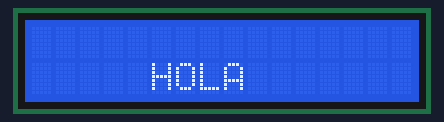
A program run on a simulated ATmega2560, built with avr-gcc and emulated at 16 MHz. On the bench: 16×2 character LCD. Wiring (inferred from the names in the program): character LCD (HD44780): RS PA0; R/W PA1; E PA2; data PC0, PC1, PC2, PC3, PC4, PC5, PC6, PC7. At 1.6 s the program stops and its outputs stay as they are.

Above: at 0.71 s.
At 1.15 s:
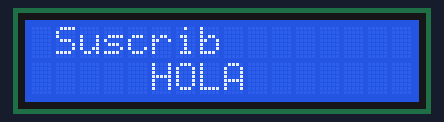
At 1.6 s:
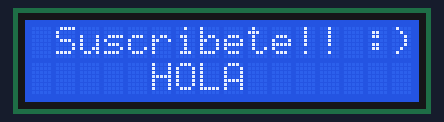

The program:

main.c
```c
/*
 * LCD_8bits.c
 *
 * Created: 8/10/2020 15:22:02
 * Author : Wels
 */
#define F_CPU 16000000UL

#include <avr/io.h>
#include <util/delay.h>

#define LCD_DATA PORTC
#define E_pin  PA2
#define RW_pin PA1
#define RS_pin PA0

void LCD_Init(void);
void LCD_Caracter(unsigned char	data);
void LCD_Comando(unsigned char cmd);
void LCD_XY(int x, int y);
void LCD_Cadena(char *dat);

int main(void)
{
	LCD_Init();
	LCD_XY(1,5);
	LCD_Caracter('H');
	LCD_Caracter('O');
	LCD_Caracter('L');
	LCD_Caracter('A');
	_delay_ms(100);
	LCD_XY(0,0);
	LCD_Cadena(" Suscribete!! :)");
    while (1)
    {
    }
}

void LCD_Init(void){
	DDRC = 0xFF;// PUERTO C SALIDA
	DDRA = 0x07;// PA0 PA1 PA2 SALIDA
	_delay_ms(15);
	LCD_Comando(0X30);
	_delay_ms(1);
	LCD_Comando(0X30);
	_delay_ms(1);
	LCD_Comando(0X30);
	_delay_ms(1);
	LCD_Comando(0X38); // LINEAS 5X8
	_delay_ms(1);
	LCD_Comando(0X0C); // DISPLAY ON
	_delay_ms(1);
	LCD_Comando(0X01); // LIMPIAR LCD
	_delay_ms(1);
	LCD_Comando(0X06); // DDRAM
	_delay_ms(1);
}

void LCD_Comando(unsigned char cmd){
	LCD_DATA = cmd;//cmd = 0x30
	//RS = 0 COMANDO - RW = 0 ESCRITURA - E = 1
	PORTA = (((1<<E_pin) | ~(1<<RS_pin)) & ~(1<<RW_pin));
	/*
		(1<<E_pin) -> PA2 1  0B00000100 |
	   ~(1<<RW_pin) -> PA1 1 0B11111101
							 0B11111101 &
	   ~(1<<RS_pin) -> PA0 1 0B11111110
							 0B11111100
	*/
	_delay_ms(1);
	PORTA &= ~(1<<E_pin);
	_delay_ms(50);
}

void LCD_Caracter(unsigned char	data){
	LCD_DATA = data;
	//RS = 1 CARACTER - RW = 0 ESCRITURA - E = 1
	PORTA = (((1<<E_pin) | (1<<RS_pin)) & ~(1<<RW_pin));
	/*
		(1<<E_pin) ->  1  0B00000100 |
	    (1<<RS_pin) ->  1 0B00000001
						  0B00000101
	   ~(1<<RW_pin) ->  1 0B11111101 &
						  0B00000101
	*/
	_delay_ms(1);
	PORTA &= ~(1<<E_pin);
	_delay_ms(50);
}

void LCD_XY(int x, int y){
	//LINEA 1 0X80
	//LINEA 2 0XC0
	if(	x > 0){
		LCD_Comando(0xC0+y);
	}
	else{
		LCD_Comando(0x80+y);
	}
}

void LCD_Cadena(char *dat){
	//*dat = "hola\0"
	// dat++
	while(*dat != '\0'){
		LCD_Caracter(*dat);
		dat++;
	}

}
```
